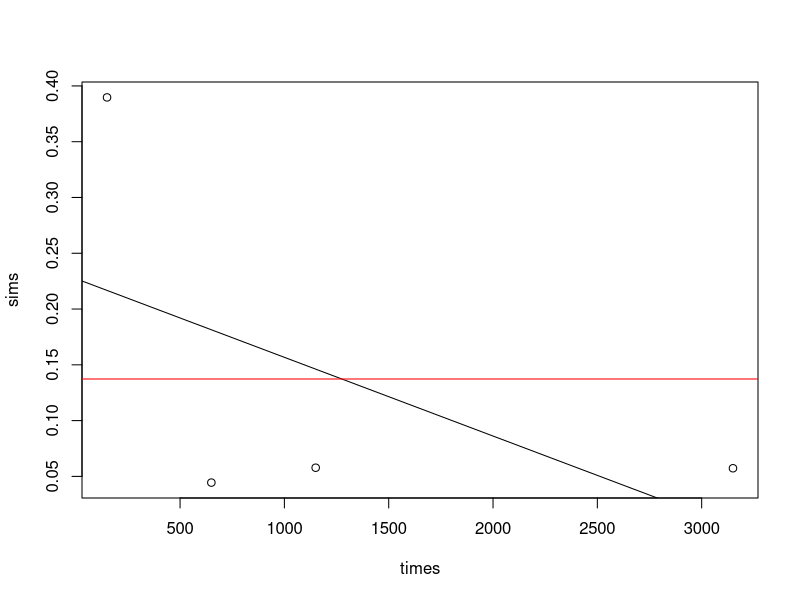
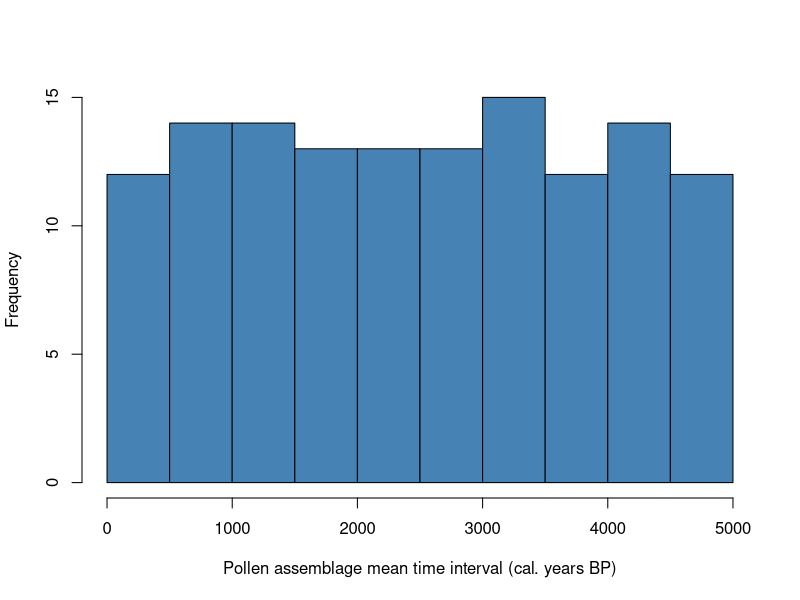
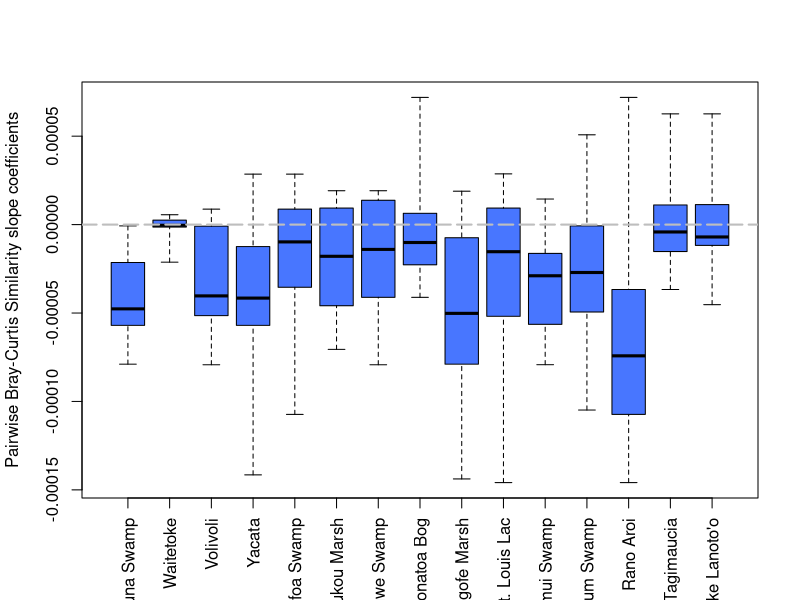
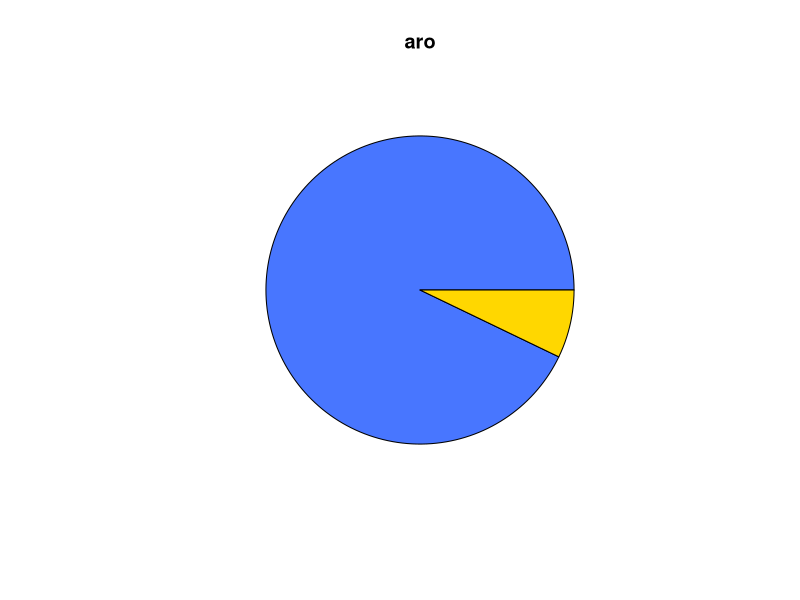
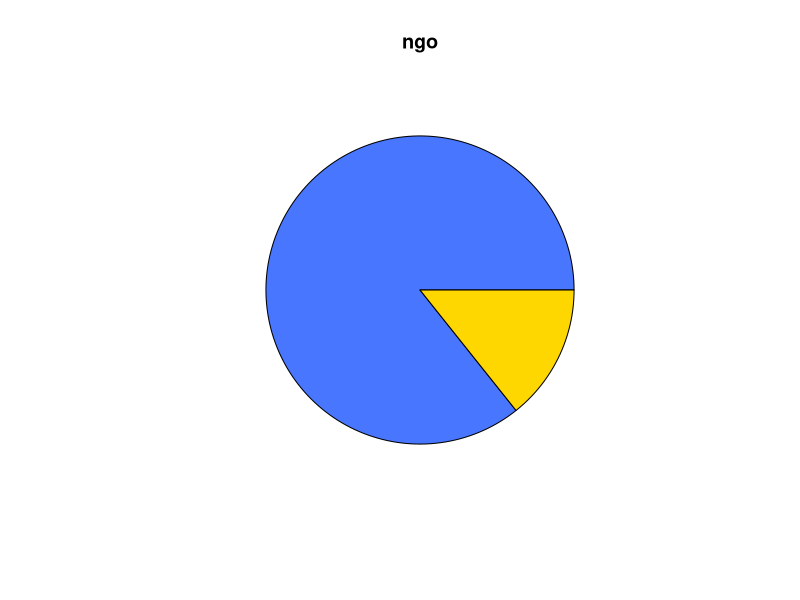
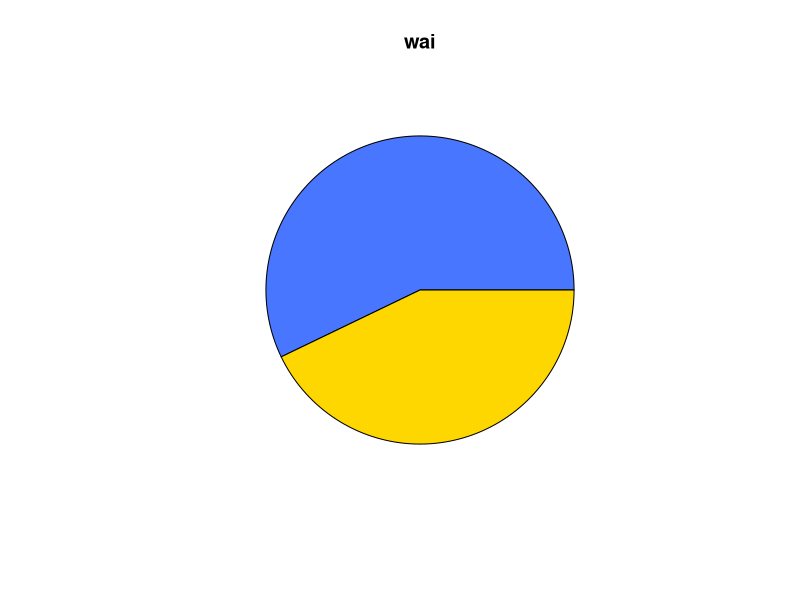
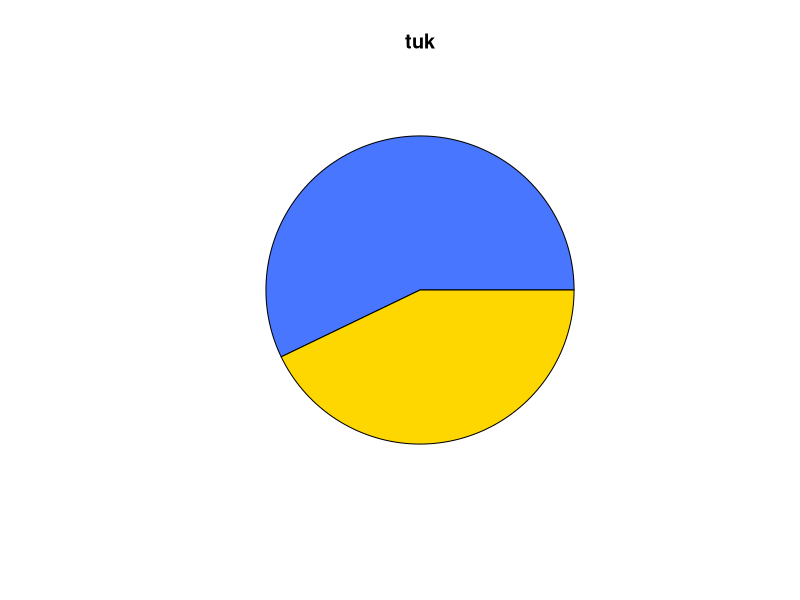
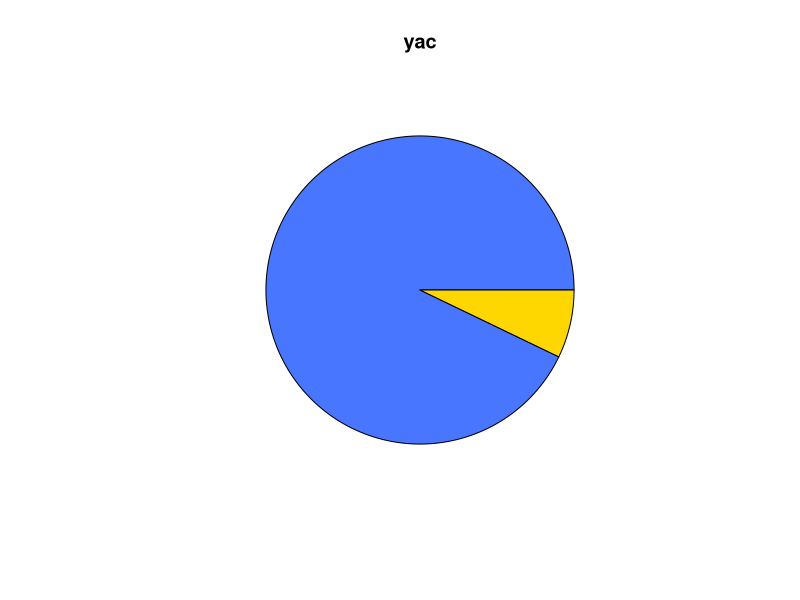

These figures' R source, in order:
#Similarity analysis of standardisation 2

library(ggplot2)
library(reshape)
library(vegan)

data<-read.csv("Outputs/Stand2_binned.csv", check.names = FALSE)
data<-data[-c(1)]

#columns 51, 153, 336 are metadata
data<-data[c(51, 153, 336, 1:50, 52:152, 154:335, 337:373)]

names(data)[2]<-"interval"
data$interval<-gsub("]","",as.character(data$interval))
data$interval<-gsub("\\(|\\)","",as.character(data$interval))

split<-strsplit(data$interval, split = ",")
matrix<-matrix(unlist(split),ncol=2,byrow=T)
matrix<-as.data.frame(matrix)
matrix$V1 <- as.numeric(matrix$V1)
matrix$V2 <- as.numeric(matrix$V2)
matrix$mean_interval_group<-rowMeans(matrix[1:2], na.rm=TRUE)

drop <- c("interval")
data = data[,!(names(data) %in% drop)]
data$mean_interval_age<-matrix$mean_interval_group
data<-data[c(373, 1:372)]

#drop columns when the column sum= 0
meta<-data[1:3]
data<-data[4:373]
data<-Filter(function(data) sum(abs(data), na.rm = TRUE) > 0, data)
data<-cbind(meta,data)

# Build unique pairs to compare each with each####
pairs<-expand.grid(unique(data$Site),unique(data$Site))
pairs<-pairs[pairs[,1]!=pairs[,2],]
for(i in 1:nrow(pairs)){	
  if(i>nrow(pairs)){break} else {
    a<-paste(pairs[,1],pairs[,2])
    b<-paste(pairs[,2],pairs[,1])	
    pairs<-pairs[-which(a[i]==b),]
  }}

comp<-list()
for(i in 1:nrow(pairs)){
  a<-data[data$Site ==pairs[i,1],]
  b<-data[data$Site ==pairs[i,2],]	
  times<-intersect(a$mean_interval_age, b$mean_interval_age)
  sims<-times
  sims[]<-NA
  for(d in times){
    sims[times==d]<-1-vegdist(rbind(a[a$mean_interval_age==d,4:350],b[b$mean_interval_age==d,4:350]),method="bray")}
  comp[[i]]<-data.frame(times,sims)
}

unique(data$Site)
sites<-list()
homogen<-matrix(NA,15,15)
colnames(homogen)<-unique(data$Site)
rownames(homogen)<-unique(data$Site)
R<-N<-homogen

for(i in unique(data$Site)){
  abfrage<-pairs[,1] %in% i | pairs[,2] %in% i
  unique(data$Site)
  
  for(e in which(abfrage)){
    homogen[i,pairs[e,which(pairs[e,]!=i)]]<-coef(lm(sims~times,data=comp[[e]]))[2]
    N[i,pairs[e,which(pairs[e,]!=i)]]<-nrow(comp[[e]])
    R[i,pairs[e,which(pairs[e,]!=i)]]<-summary(lm(sims~times,data=comp[[e]]))$adj	
  }	
}

par(mfrow=c(1,1))
plot(sims~times,data=comp[[3]])
abline(lm(sims~times,data=comp[[3]]))
abline(h=mean(comp[[3]]$sims),col="red")
# negative trend is homogenisation
# boxplots ordered by longitude
par(mfrow=c(1,1))
homogen <- homogen[, c("lou", "plu", "ano", "wai", "vol", "bon", "tag", "yac", "fin", "lot", "ngo", "ava", "lan", "tuk", "aro")]
cols<- c("St. Louis Lac", "Plum Swamp", "Anouwe Swamp", "Waitetoke", "Volivoli", "Bonatoa Bog","Lake Tagimaucia","Yacata","Finemui Swamp","Lotofoa Swamp","Ngofe Marsh","Avai’o’vuna Swamp","Lake Lanoto'o","Tukou Marsh","Rano Aroi")
colnames(homogen) <- cols
if(1){
library('plyr')
freq<-count(data$Site)
freq<-count(data$mean_interval_age)
hist(data$mean_interval_age,
        xlab="Pollen assemblage mean time interval (cal. years BP)", ylab = "Frequency", col = "steelblue", main = NULL)

}

#write.csv(homogen, "Outputs/Stand2_homogen.csv")

#pdf(file = "Figures/Fig_S12.pdf",   # The directory you want to save the file in
#width = 7.08661, # The width of the plot in inches
#height = 4.33071) # The height of the plot in inches

if(1){
  # boxplots ordered by elevation
  homogen <- homogen[, c("Avai’o’vuna Swamp", "Waitetoke", "Volivoli", "Yacata", "Lotofoa Swamp", "Tukou Marsh", "Anouwe Swamp", "Bonatoa Bog", "Ngofe Marsh", "St. Louis Lac", "Finemui Swamp", "Plum Swamp", "Rano Aroi", "Lake Tagimaucia", "Lake Lanoto'o")]
  boxplot(homogen,range=0,ylab="Pairwise Bray-Curtis Similarity slope coefficients", las=3, col= "royalblue1")
  abline(h=0, col= "grey", lwd=2, lty=5)
}

#dev.off()

par(mfrow=c(1,1))
for(i in unique(data$Site)){
  pie(c(sum(homogen[i,]<0,na.rm=T),sum(homogen[i,]>0,na.rm=T)),main=i,col=c("royalblue1","gold"),labels=NA)
}

names(comp)<-paste(pairs[,1],pairs[,2])

dat<-do.call("rbind", comp)
dat$name<-unlist(lapply(strsplit(rownames(dat),split="[.]"),function(x){x[[1]]}))
head(dat)
#write.csv(dat, "Outputs/Stand2_dat.csv")

#Calculate the slope coefficient with the min number of data points
minimum_points<-dat$name
min(minimum_points)
